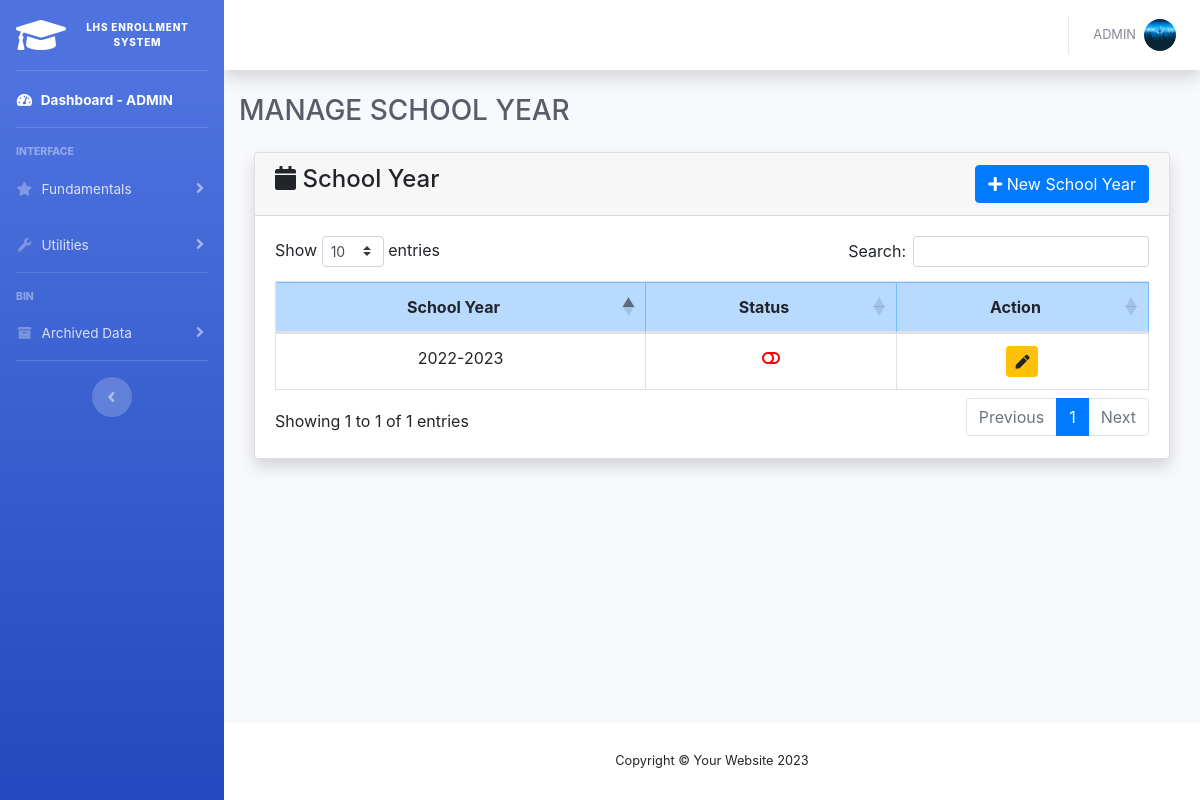
The app's page /manage_sy.php (signed in) with its own data.
### tables this page shows
CREATE TABLE `tbl_faculty` (
  `faculty_id` int(11) NOT NULL,
  `honorifics` varchar(11) DEFAULT NULL,
  `fname` varchar(100) DEFAULT NULL,
  `mname` varchar(100) DEFAULT NULL,
  `lname` varchar(100) DEFAULT NULL,
  `gender` varchar(11) DEFAULT NULL,
  `title` varchar(50) DEFAULT NULL,
  `position` varchar(50) DEFAULT NULL,
  `birthdate` date DEFAULT NULL,
  `email` varchar(100) DEFAULT NULL,
  `username` varchar(100) DEFAULT NULL,
  `password` varchar(100) DEFAULT NULL,
  `image` varchar(100) DEFAULT NULL,
  `userType` varchar(11) DEFAULT NULL,
  `status` int(11) DEFAULT '1' COMMENT '1=active 0=inactive'
);

CREATE TABLE `tbl_sy` (
  `sy_id` int(11) NOT NULL,
  `sy` varchar(50) DEFAULT NULL,
  `firstQ_status` int(11) DEFAULT '1',
  `secondQ_status` int(11) DEFAULT '1',
  `thirdQ_status` int(11) DEFAULT '1',
  `fourthQ_status` int(11) DEFAULT '1',
  `sy_status` int(11) DEFAULT '1' COMMENT '1 = active, 0 = inactive'
);

### manage_sy.php (the view, shortened to what this page needs)
<?php
    include 'connect.php';
    include 'include/topSection.php';
?>
<body id="page-top">
    <div id="wrapper">
        <?php include 'include/sidebar.php'; ?>
        <div id="content-wrapper" class="d-flex flex-column">
            <div id="content">
                <?php include 'include/topbar.php'; ?>
                <div class="container-fluid">
                    <div class="d-sm-flex align-items-center justify-content-between mb-4">
                        <h1 class="h3 mb-0 text-gray-800">MANAGE SCHOOL YEAR</h1>
                    </div>
                    <div class="container mt-4 mb-5">
                        <div class="row">
                            <div class="col-md-12">
                                <div class="card shadow">
                                    <div class="card-header">
                                        <h4><i class="fas fa-calendar"></i> School Year
                                            <button type="button" class="btn btn-primary float-right" data-toggle="modal" data-target="#addSYModal">
                                                <i class="fas fa-plus"></i> New School Year
                                            </button>
                                        </h4>
                                    </div>
                                    <div class="card-body table-responsive">
                                        <table id="myTable" class="table table-bordered table-hover">
                                            <thead class="table-primary">
                                                <tr>
                                                    <th class="text-center"> School Year </th>
                                                    <th class="text-center"> Status </th>
                                                    <th class="text-center"> Action </th>
                                                </tr>
                                            </thead>
                                            <tbody>
                                                <?php
                                                    include 'connect.php';
                                                    $sql = "SELECT * FROM `tbl_sy`";
                                                    $result = mysqli_query($connect, $sql);
                                                    while ($row = mysqli_fetch_array($result)) {
                                                ?>
                                                <tr>
                                                    <td class="text-center">
                                                        <?php echo $row["sy"] ?>
                                                    </td>
                                                    <td class="text-center">
                                                        <?php
                                                            if ($row['sy_status'] == 1) {
                                                              echo '<a href="action/code-change_sy_status.php?sy_id='.$row['sy_id'].'&sy_status=0">
                                                                        <i class="fas fa-toggle-on" style="color: green;"></i>
                                                                    </a>';
                                                            }else{
                                                                echo '<a href="action/code-change_sy_status.php?sy_id='.$row['sy_id'].'&sy_status=1">
                                                                        <i class="fas fa-toggle-off" style="color: red;"></i>
                                                                        </a>';
                                                            }
                                                        ?>
                                                    </td>
                                                    <td class="text-center">
                                                        <button type="button" value="<?php echo $row["sy_id"] ?>" class="editSYBtn btn btn-warning btn-sm"><i class="fas fa-pen"></i></button>
                                                    </td>
                                                </tr>
                                                <?php
                                                    }
                                                ?>
                                            </tbody>
                                        </table>
                                    </div>
                                </div>
                            </div>
                        </div>
                    </div>
                </div>
            </div>
            <?php include 'include/footer.php'; ?>
        </div>
    </div>
<?php include 'include/botSection.php'; ?>

### include/topbar.php (shortened to what this page needs)
<nav class="navbar navbar-expand navbar-light bg-white topbar mb-4 static-top shadow">
    <ul class="navbar-nav ml-auto">
        <li class="nav-item dropdown no-arrow">
            <?php
                if(isset($_SESSION['faculty_id'])){
                    $faculty = $_SESSION['faculty_id'];
                    $query = "SELECT * FROM tbl_faculty WHERE faculty_id = '$faculty'";
                    $result =mysqli_query($connect,$query);
                    while($row =mysqli_fetch_array($result)) {
            ?>
            <a class="nav-link dropdown-toggle" href="#" id="userDropdown" role="button"
                data-toggle="dropdown" aria-haspopup="true" aria-expanded="false">
                <span class="mr-2 d-none d-lg-inline text-gray-600 small text-uppercase">
                    <?php echo $row['username'] ?>
                </span>
                <?php if($row['image'] != NULL) { ?>
                    <img class="img-profile rounded-circle" src="profile_image/<?php echo $row['image'] ?> ">
                <?php } else { ?>
                    <img class="img-profile rounded-circle" src="img/default_profile.jpg">
                <?php } ?>
            </a>
            <?php
                    }
                }
            ?>
        </li>
    </ul>
</nav>

### records on screen
tbl_faculty: username "ADMIN", image (picture)
tbl_sy: sy "2022-2023", $row["sy_id"] 1 (drawn)
